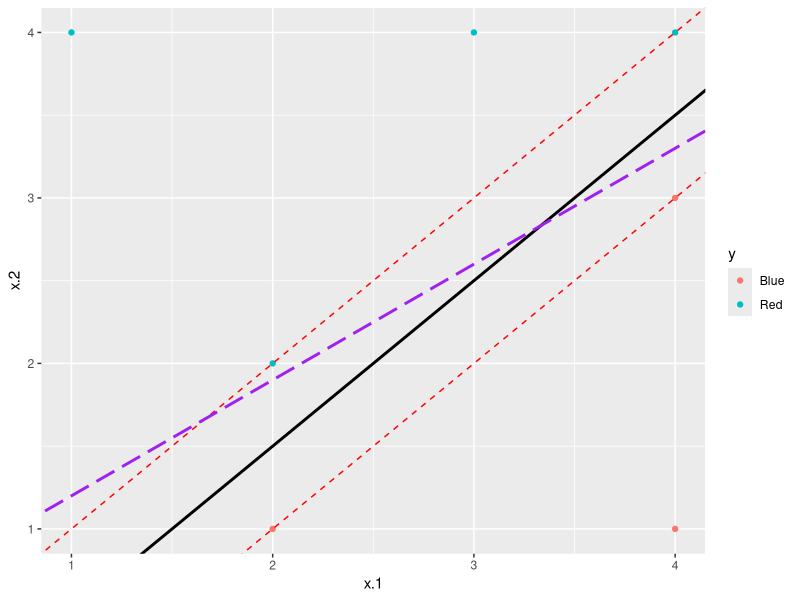
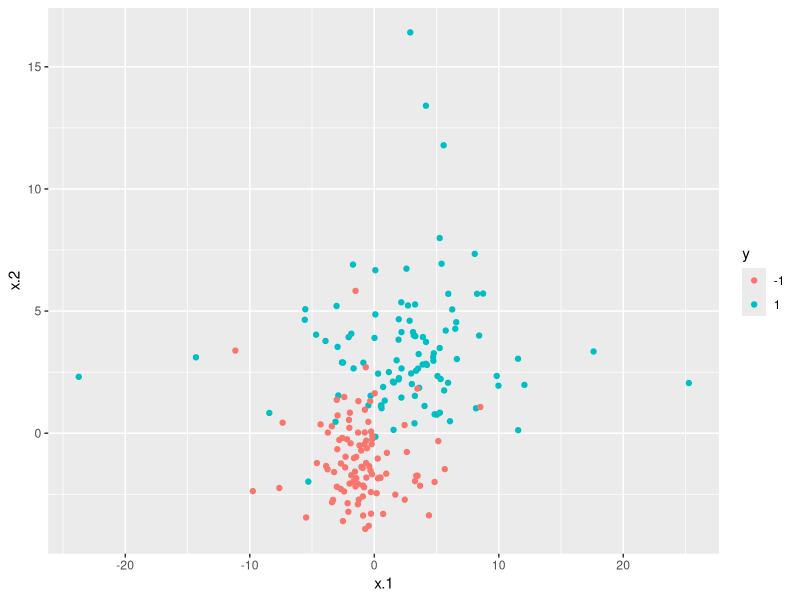
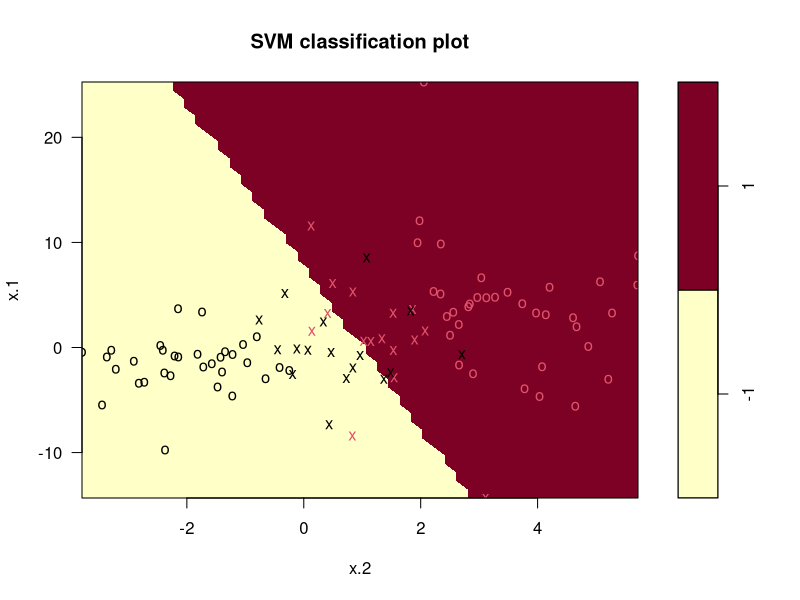
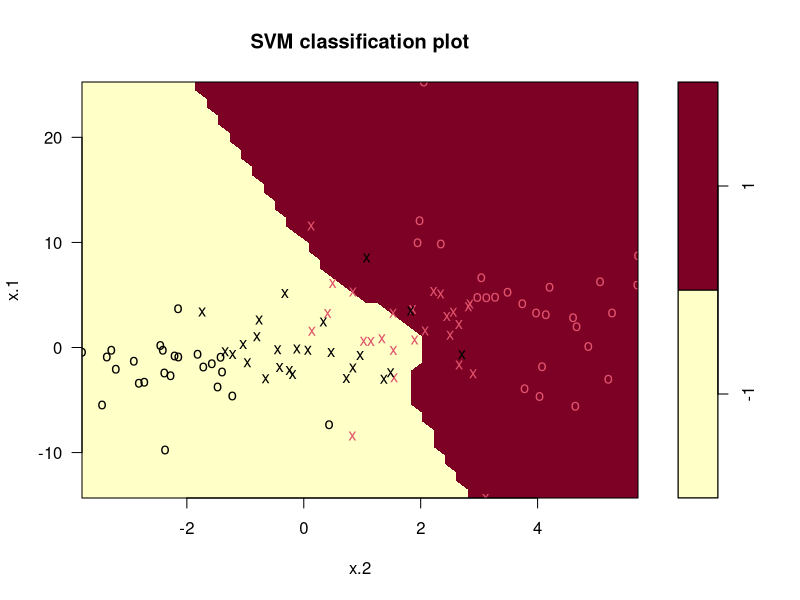
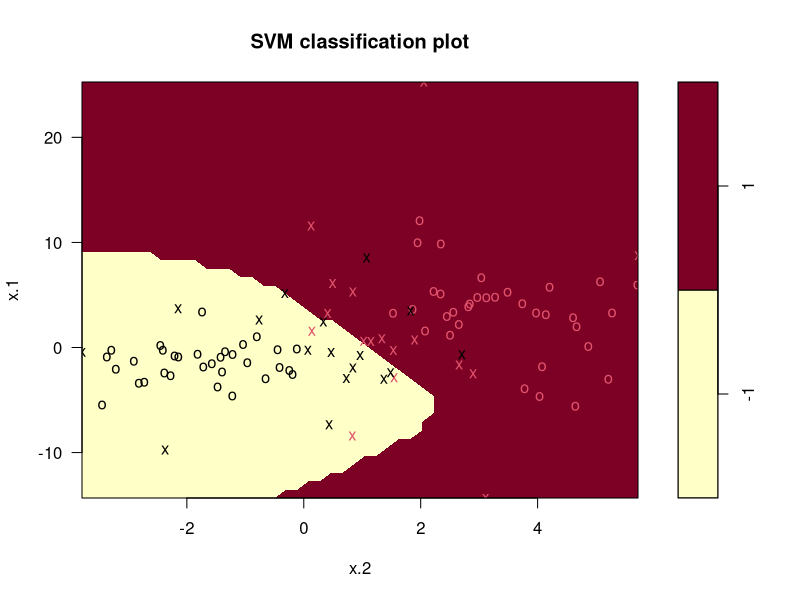
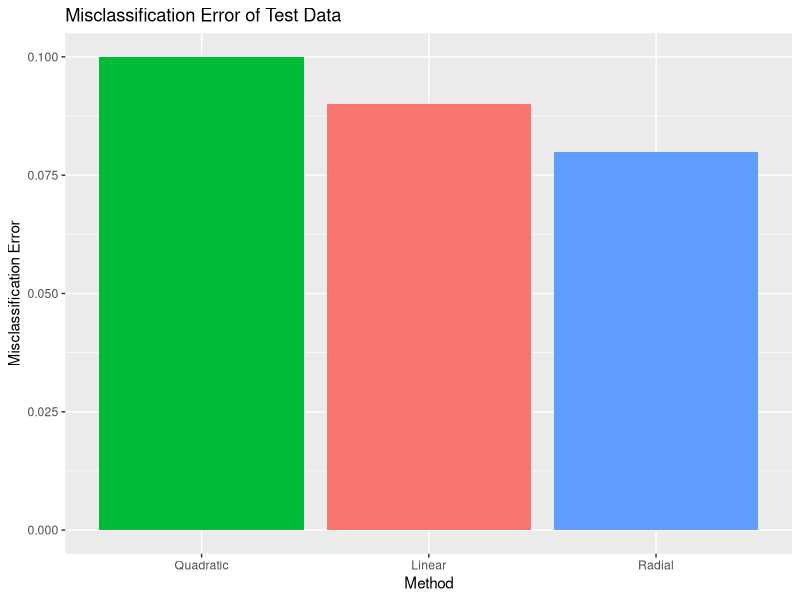

Here is the R script that generated these plots, in order:
library(e1071)
library(ggplot2)
library(ROCR)

# conceptual exercise 3
data = data.frame(x.1 = c(3,2,4,1,2,4,4),
                  x.2 = c(4,2,4,4,1,3,1),
                  y = c(rep("Red", 4), rep("Blue", 3)))

ggplot(data, aes(x.1, x.2)) +
  geom_point(aes(color=y)) +
  geom_abline(slope = 1, intercept = 0, color = "red", linetype=2) +
  geom_abline(slope = 1, intercept = -1, color = "red", linetype=2) +
  geom_abline(slope = 1, intercept = -0.5, color = "black", size = 1) +
  geom_abline(slope = 0.7, intercept = 0.5, color="purple", size = 1, linetype = 5)

# The Hyperplane in this case is a line for two random variables X1 and X2. Thus,
# b0 + b1 * X1 + b2 * X2 = 0
# -0.5 + 0.61 * X1 0.61 * X2 = 0
# Above equating got by the sum(b's^2) = 1 and the fact that in this case
# b1 = b2 and the exact value for b1 = b2 = sqrt(3/8)
#
# Thus, if we code "Red" = 1 and "Blue" = -1, then the classification rule is:
# b0 + b1 * X1 + b2 * X2 > 0 is "Red" and
# b0 + b1 * X1 + b2 * X2 < 0 is "Blue"
#
# Marign for the maximal margin hyperplane for the given data is:
# Margin is the distance from the maximal seprating hyperplane to its support
# vectors. Thus the margin for the given data set is: 1/2 = 0.5
#
# Support vectors for the maximal margin classifier are:
# For Red: (1,2), (3,4)
# For Blue: (2,2), (4,4)
#
# The 7th observation is not a support vector thus its movement will not change
# how many support vectors are requited to seperate the given data.
#
# On the plot above, the purple dashed line is not a maximal separating hyperplane
# and, any point within the margins of the maximal separating hyperplane will 
# lead to the maximal separating hyperplane NOT separable.

################################################################################
#### Applied Problem 4
################################################################################
set.seed(2)
train = sample(1:200, 100)
x = matrix(c(rnorm(200) + rnorm(200)^2 - rnorm(200)^3, 
             rnorm(200) + rnorm(200)^2), ncol = 2)
x[1:100,] = 1.5 * (x[1:100,]) + 2
x[101:200,] = x[101:200,] - 2
y = c(rep(1, 100), rep(-1,100))

data = data.frame(x = x, y = as.factor(y))
ggplot(data, aes(x.1,x.2)) +
  geom_point(aes(color = y))

# Linear kernel
linear.svm = svm(y  ~ ., data=data[train,], kernel = "poly", d = 1)
plot(linear.svm, data[train,])
summary(linear.svm)

linear.pred = predict(linear.svm, newdata = data[-train,])
linear.tab = table(data$y[-train], linear.pred)
linear.misclass = 1 - sum(diag(linear.tab))/sum(linear.tab)

# Polynomial kernel
poly.svm = svm(y ~ ., data=data[train,], kernel = "poly", d = 3)
plot(poly.svm, data[train,])
summary(poly.svm)

poly.pred = predict(poly.svm, newdata = data[-train,])
poly.tab = table(data$y[-train], poly.pred)
poly.misclass = 1 - sum(diag(poly.tab))/sum(poly.tab)

# Radial kernel
radial.svm = svm(y ~ ., data = data[train,], kernal = "radial", gamma = 0.5, cost = 1)
plot(radial.svm, data[train,])
summary(radial.svm)

radial.pred = predict(radial.svm, newdata = data[-train,])
radial.tab = table(data$y[-train], radial.pred)
radial.misclass = 1 - sum(diag(radial.tab)) / sum(radial.tab)

# Results
res = data.frame(method = c("Linear", "Quadratic", "Radial"),
                 misclass = c(linear.misclass, poly.misclass, radial.misclass))

# Based on the results for this simulated dataset, Quadratic kernel gave the 
# worse misclassification error of the test data forllowed by the linear and
# radial kernel was the best.
# This has been consistent for all generated datasets.
ggplot(res, aes(reorder(method, -misclass), misclass)) +
  geom_bar(aes(fill = method), stat = "identity") +
  labs(x = "Method", y = "Misclassification Error",
       title = "Misclassification Error of Test Data") +
  theme(legend.position = "none")
